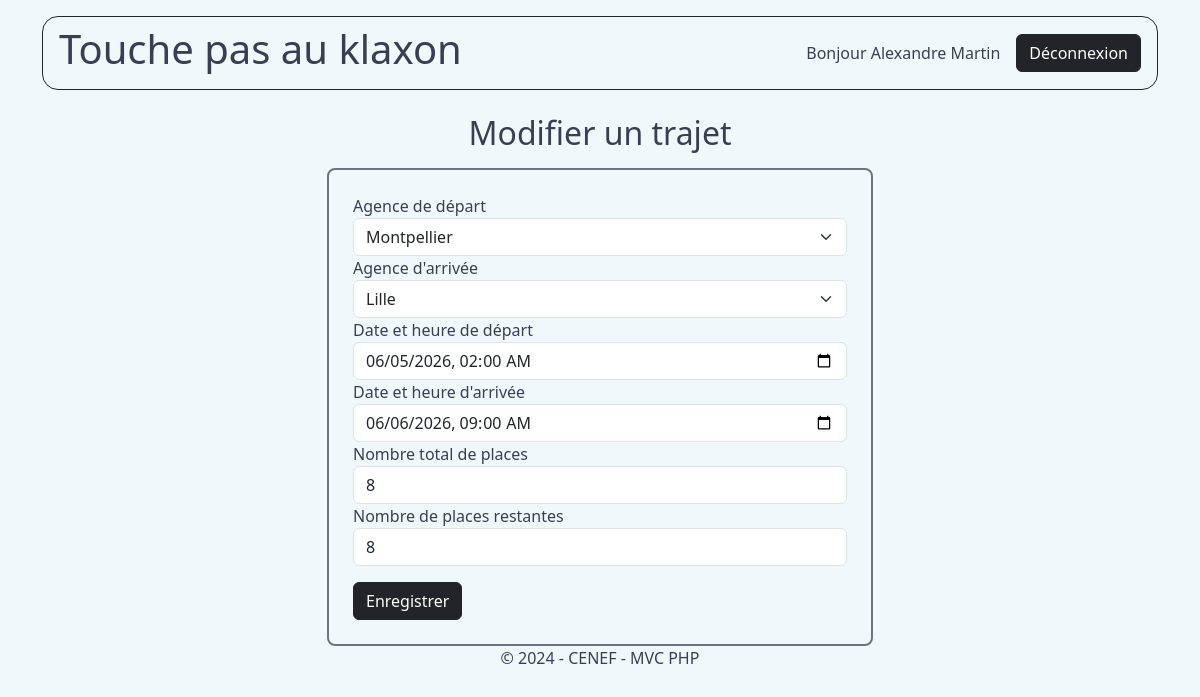
The app's page /edit_trajet?id=11 (signed in) with its own data.
### tables this page shows
CREATE TABLE trajet (
    id_trajet INT AUTO_INCREMENT PRIMARY KEY,
    id_users INT NOT NULL,
    id_agences_depart INT NOT NULL,
    id_agences_arrivee INT NOT NULL,
    date_heure_depart DATETIME NOT NULL,
    date_heure_arrivee DATETIME NOT NULL,
    nb_places_totale INT NOT NULL,
    nb_places_restante INT NOT NULL,

    CONSTRAINT fk_trajet_users
        FOREIGN KEY (id_users)
        REFERENCES users(id_users),

    CONSTRAINT fk_trajet_agences_depart
        FOREIGN KEY (id_agences_depart)
        REFERENCES agences(id_agences),

    CONSTRAINT fk_trajet_agences_arrivee
        FOREIGN KEY (id_agences_arrivee)
        REFERENCES agences(id_agences)
);

CREATE TABLE agences (
    id_agences INT AUTO_INCREMENT PRIMARY KEY,
    nom VARCHAR(100) NOT NULL
);

### public/controllers/TrajetController.php (called while the page is built, shortened)
<?php
require_once __DIR__ . '/../../config/database.php';
require_once __DIR__ . '/../models/TrajetPost.php';
class TrajetController {
    public function edit() {
        global $pdo;
        $id_trajet = $_GET['id'];
        $trajet = TrajetPost::editTrajet($pdo, $id_trajet);
        $agences = TrajetPost::createTrajet($pdo);
        require_once __DIR__ . '/../views/trajet/edit_trajet.php';
    }
}

### public/Models/TrajetPost.php (called while the page is built, shortened)
<?php
class TrajetPost {
    public static function createTrajet(PDO $pdo): array {
        $sql = "SELECT * FROM agences ORDER BY nom ASC";
        $resultat = $pdo->query($sql);
        return $resultat->fetchAll(PDO::FETCH_ASSOC);
    }
    public static function editTrajet(PDO $pdo, int $id_trajet): array|false{
        $sql = "SELECT * FROM trajet WHERE id_trajet = :id_trajet";
        $edit = $pdo->prepare($sql);
        $edit->execute([':id_trajet' => $id_trajet]);
        return $trajet = $edit->fetch(PDO::FETCH_ASSOC);
    }
}

### public/views/trajet/edit_trajet.php (the view, shortened to what this page needs)
<!DOCTYPE html>
<html lang="fr">
<head>
    <link href="https://cdn.jsdelivr.net/npm/bootstrap@5.3.8/dist/css/bootstrap.min.css" rel="stylesheet">
    <link rel="stylesheet"  href="/touche_pas_au_klaxon/public/style/style.css">
</head>
<body class="container mt-3">
<header class="navbar border border-dark rounded-4 px-3 py-2">
            <h1>Touche pas au klaxon</h1>
        <nav >
            <div class= "d-flex justify-content-end align-items-center gap-3">
            <p class="mb-0">Bonjour
                <?= $_SESSION['prenom'] ?>
                <?= $_SESSION['nom'] ?>
            </p>
            <button class="btn btn-dark ">
                <a href="/touche_pas_au_klaxon/logout" class="text-decoration-none text-white">
                    Déconnexion
                </a>
            </button>
            </div>
    </nav>
</header>
<?php
$trajet = $trajet ?? [];
?>
<?php
$agences = $agences ?? [];
?>
<main class="container mt-4">
    <h1 class="fs-2 text-center mb-3">Modifier un trajet</h1>
    <section class="w-50 mx-auto border border-2 border-secondary rounded-3 p-4">
        <form method="POST" action="/touche_pas_au_klaxon/update_trajet">
    <label>Agence de départ</label>
    <select name="id_agences_depart" class="form-select">
        <?php foreach ($agences as $agence): ?>
            <option value="<?= $agence['id_agences'] ?>"
                <?= $agence['id_agences'] == $trajet['id_agences_depart'] ? 'selected' : '' ?>>
                <?= $agence['nom'] ?>
            </option>
        <?php endforeach; ?>
    </select>
    <label>Agence d'arrivée</label>
    <select name="id_agences_arrivee" class="form-select">
        <?php foreach ($agences as $agence): ?>
            <option value="<?= $agence['id_agences'] ?>"
                <?= $agence['id_agences'] == $trajet['id_agences_arrivee'] ? 'selected' : '' ?>>
                <?= $agence['nom'] ?>
            </option>
        <?php endforeach; ?>
    </select>
    <label>Date et heure de départ</label>
    <input type="datetime-local" name="date_heure_depart"
           value="<?= date('Y-m-d\TH:i', strtotime($trajet['date_heure_depart'])) ?>"
           class="form-control">
    <label>Date et heure d'arrivée</label>
    <input type="datetime-local" name="date_heure_arrivee"
           value="<?= date('Y-m-d\TH:i', strtotime($trajet['date_heure_arrivee'])) ?>"
           class="form-control">
    <label>Nombre total de places</label>
    <input type="number" name="nb_places_totale"
           value="<?= $trajet['nb_places_totale'] ?>"
           class="form-control">
    <label>Nombre de places restantes</label>
    <input type="number" name="nb_places_restante"
           value="<?= $trajet['nb_places_restante'] ?>"
           class="form-control">
    <button type="submit" class="btn btn-dark mt-3">
        Enregistrer
    </button>
</form>
    </section>
</main>
<footer>
    <p class="text-center">© 2024 - CENEF - MVC PHP</p>
</footer>
</body>
</html>

### public/style/style.css (style rules this page uses)
:root { --clair: #f1f8fc; --bleu: #0074c7; --bleu-fonce: #00497c; --gris: #384050; --rouge: #cd2c2e; --vert: #82b864; }
body { background-color: var(--clair); color: var(--gris); }

### records on screen
trajet: id_agences_depart "Montpellier", id_agences_arrivee "Lille", date_heure_depart "06/05/2026 02:00", date_heure_arrivee "06/06/2026 09:00", nb_places_totale "8", nb_places_restante "8"

### other values on screen
$_SESSION['prenom'] "Alexandre"
$_SESSION['nom'] "Martin"
